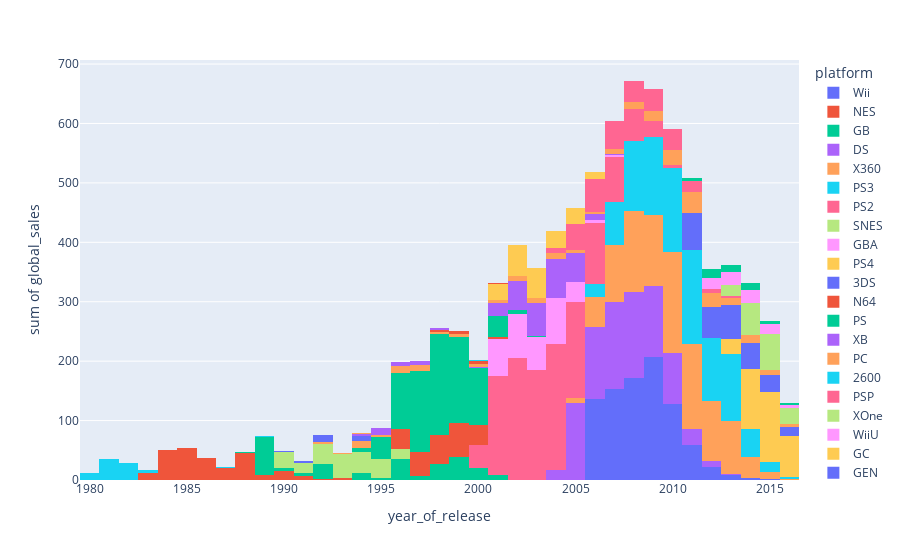
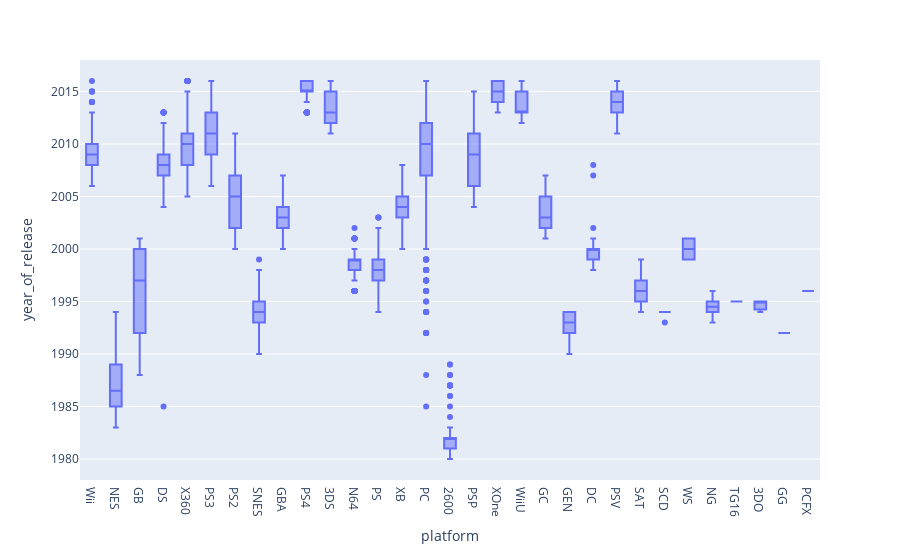

Here is the notebook cell these charts were saved with, in order:
### Markdown cell above
## Select Forecast Data
<a id='forecast_data'></a>
Next, we will investigate which year-range is most relevant to our prognosis for 2017.

To do this, we will look at the distribution of total global game sales by-year and game release-years per-console.

### Code cell
# plot a histogram of the total global sales over the by-year per-platform for the entire dataset
plt = px.histogram(df, 'year_of_release', 'global_sales', color='platform')
plt.show()

plt = px.box(df, 'platform', 'year_of_release')
plt.show()

### Figure 1 — Plotly figure (JSON) as saved in the notebook; plotly's stock layout.template omitted (floating-point values rounded to 4 significant figures; data arrays with more than 128 entries replaced by an {"elided": "..."} marker saying what was removed)
{"data": [{"alignmentgroup": "True", "bingroup": "x", "histfunc": "sum", "hovertemplate": "platform=Wii<br>year_of_release=%{x}<br>sum of global_sales=%{y}<extra></extra>", "legendgroup": "Wii", "marker": {"color": "#636efa", "pattern": {"shape": ""}}, "name": "Wii", "offsetgroup": "Wii", "orientation": "v", "showlegend": true, "type": "histogram", "x": {"elided": "1286 int values"}, "xaxis": "x", "y": {"elided": "1286 float values"}, "yaxis": "y"}, {"alignmentgroup": "True", "bingroup": "x", "histfunc": "sum", "hovertemplate": "platform=NES<br>year_of_release=%{x}<br>sum of global_sales=%{y}<extra></extra>", "legendgroup": "NES", "marker": {"color": "#EF553B", "pattern": {"shape": ""}}, "name": "NES", "offsetgroup": "NES", "orientation": "v", "showlegend": true, "type": "histogram", "x": [1985, 1984, 1988, 1988, 1986, 1988, 1990, 1987, 1989, 1984, 1984, 1988, 1985, 1983, 1990, 1986, 1987, 1986, 1986, 1987, 1986, 1988, 1987, 1983, 1990, 1986, 1984, 1987, 1988, 1983, 1985, 1986, 1984, 1986, 1993, 1991, 1989, 1986, 1988, 1984, 1984, 1988, 1986, 1985, 1990, 1984, 1987, 1990, 1991, 1986, 1985, 1984, 1988, 1987, 1986, 1984, 1986, 1986, 1990, 1988, 1990, 1986, 1986, 1983, 1992, 1983, 1984, 1989, 1983, 1985, 1986, 1985, 1985, 1991, 1993, 1986, 1987, 1991, 1985, 1989, 1987, 1984, 1987, 1992, 1988, 1984, 1986, 1993, 1985, 1991, 1985, 1993, 1991, 1990, 1991, 1994, 1992, 1989], "xaxis": "x", "y": [40.24, 28.31, 17.28, 7.46, 6.5, 5.58, 4.84, 4.38, 4.17, 4.16, 4, 3.87, 3.5, 3.2, 3.12, 3.08, 3.02, 2.73, 2.65, 2.56, 2.52, 2.42, 2.4, 2.28, 2.23, 2.2, 2.17, 2.15, 2.14, 2.14, 1.96, 1.96, 1.85, 1.76, 1.75, 1.75, 1.67, 1.64, 1.56, 1.52, 1.52, 1.51, 1.5, 1.5, 1.48, 1.45, 1.42, 1.4, 1.39, 1.36, 1.32, 1.27, 1.25, 1.25, 1.23, 1.22, 1.2, 1.2, 1.19, 1.18, 1.17, 1.15, 1.15, 1.13, 1.12, 1.11, 1.1, 1.1, 1.1, 1.05, 1.05, 1.03, 1, 1, 0.98, 0.96, 0.93, 0.93, 0.92, 0.85, 0.84, 0.82, 0.81, 0.79, 0.76, 0.69, 0.57, 0.52, 0.51, 0.44, 0.41, 0.36, 0.32, 0.3, 0.28, 0.11, 0.07, 0.06], "yaxis": "y"}, {"alignmentgroup": "True", "bingroup": "x", "histfunc": "sum", "hovertemplate": "platform=GB<br>year_of_release=%{x}<br>sum of global_sales=%{y}<extra></extra>", "legendgroup": "GB", "marker": {"color": "#00cc96", "pattern": {"shape": ""}}, "name": "GB", "offsetgroup": "GB", "orientation": "v", "showlegend": true, "type": "histogram", "x": [1996, 1989, 1999, 1989, 1998, 1992, 2000, 1989, 1999, 1994, 1992, 1999, 1994, 1992, 1998, 1990, 1994, 1995, 1996, 1998, 1998, 2000, 1992, 2000, 2000, 1989, 1989, 1989, 1998, 2001, 2001, 1991, 2001, 1992, 1989, 1998, 2001, 1997, 1996, 1997, 1988, 2000, 1989, 1992, 2000, 1997, 1999, 1989, 2000, 1990, 1991, 1989, 1999, 1997, 2001, 2000, 2000, 1999, 1991, 1991, 1995, 2001, 1999, 1997, 2001, 1998, 1991, 1997, 1996, 1990, 1995, 1999, 1995, 1999, 1991, 1991, 2000, 1996, 2000, 2000, 1997, 1992, 1996, 1997, 2000, 1991, 1999, 2000, 2001, 2000, 1999, 2001, 2000, 2001, 2000, 1998, 1991], "xaxis": "x", "y": [31.38, 30.26, 23.09, 18.14, 14.64, 11.18, 6.39, 5.34, 5.31, 5.19, 5.13, 5.07, 3.91, 3.84, 3.7, 3.41, 3.08, 2.36, 2.35, 2.35, 2.21, 2.19, 2.19, 2.19, 2.18, 2.12, 1.99, 1.94, 1.93, 1.92, 1.86, 1.76, 1.73, 1.68, 1.61, 1.62, 1.56, 1.48, 1.45, 1.45, 1.43, 1.34, 1.28, 1.24, 1.23, 1.22, 1.22, 1.19, 1.18, 1.15, 1.14, 1.1, 1.1, 1, 0.89, 0.83, 0.81, 0.77, 0.76, 0.73, 0.62, 0.56, 0.54, 0.4, 0.39, 0.38, 0.38, 0.37, 0.35, 0.33, 0.32, 0.31, 0.3, 0.3, 0.28, 0.28, 0.28, 0.27, 0.27, 0.25, 0.23, 0.23, 0.23, 0.22, 0.2, 0.18, 0.17, 0.14, 0.14, 0.14, 0.12, 0.12, 0.07, 0.07, 0.07, 0.07, 0.06], "yaxis": "y"}, {"alignmentgroup": "True", "bingroup": "x", "histfunc": "sum", "hovertemplate": "platform=DS<br>year_of_release=%{x}<br>sum of global_sales=%{y}<extra></extra>", "legendgroup": "DS", "marker": {"color": "#ab63fa", "pattern": {"shape": ""}}, "name": "DS", "offsetgroup": "DS", "orientation": "v", "showlegend": true, "type": "histogram", "x": {"elided": "2121 int values"}, "xaxis": "x", "y": {"elided": "2121 float values"}, "yaxis": "y"}, {"alignmentgroup": "True", "bingroup": "x", "histfunc": "sum", "hovertemplate": "platform=X360<br>year_of_release=%{x}<br>sum of global_sales=%{y}<extra></extra>", "legendgroup": "X360", "marker": {"color": "#FFA15A", "pattern": {"shape": ""}}, "name": "X360", "offsetgroup": "X360", "orientation": "v", "showlegend": true, "type": "histogram", "x": {"elided": "1232 int values"}, "xaxis": "x", "y": {"elided": "1232 float values"}, "yaxis": "y"}, {"alignmentgroup": "True", "bingroup": "x", "histfunc": "sum", "hovertemplate": "platform=PS3<br>year_of_release=%{x}<br>sum of global_sales=%{y}<extra></extra>", "legendgroup": "PS3", "marker": {"color": "#19d3f3", "pattern": {"shape": ""}}, "name": "PS3", "offsetgroup": "PS3", "orientation": "v", "showlegend": true, "type": "histogram", "x": {"elided": "1306 int values"}, "xaxis": "x", "y": {"elided": "1306 float values"}, "yaxis": "y"}, {"alignmentgroup": "True", "bingroup": "x", "histfunc": "sum", "hovertemplate": "platform=PS2<br>year_of_release=%{x}<br>sum of global_sales=%{y}<extra></extra>", "legendgroup": "PS2", "marker": {"color": "#FF6692", "pattern": {"shape": ""}}, "name": "PS2", "offsetgroup": "PS2", "orientation": "v", "showlegend": true, "type": "histogram", "x": {"elided": "2127 int values"}, "xaxis": "x", "y": {"elided": "2127 float values"}, "yaxis": "y"}, {"alignmentgroup": "True", "bingroup": "x", "histfunc": "sum", "hovertemplate": "platform=SNES<br>year_of_release=%{x}<br>sum of global_sales=%{y}<extra></extra>", "legendgroup": "SNES", "marker": {"color": "#B6E880", "pattern": {"shape": ""}}, "name": "SNES", "offsetgroup": "SNES", "orientation": "v", "showlegend": true, "type": "histogram", "x": {"elided": "239 int values"}, "xaxis": "x", "y": {"elided": "239 float values"}, "yaxis": "y"}, {"alignmentgroup": "True", "bingroup": "x", "histfunc": "sum", "hovertemplate": "platform=GBA<br>year_of_release=%{x}<br>sum of global_sales=%{y}<extra></extra>", "legendgroup": "GBA", "marker": {"color": "#FF97FF", "pattern": {"shape": ""}}, "name": "GBA", "offsetgroup": "GBA", "orientation": "v", "showlegend": true, "type": "histogram", "x": {"elided": "811 int values"}, "xaxis": "x", "y": {"elided": "811 float values"}, "yaxis": "y"}, {"alignmentgroup": "True", "bingroup": "x", "histfunc": "sum", "hovertemplate": "platform=PS4<br>year_of_release=%{x}<br>sum of global_sales=%{y}<extra></extra>", "legendgroup": "PS4", "marker": {"color": "#FECB52", "pattern": {"shape": ""}}, "name": "PS4", "offsetgroup": "PS4", "orientation": "v", "showlegend": true, "type": "histogram", "x": {"elided": "392 int values"}, "xaxis": "x", "y": {"elided": "392 float values"}, "yaxis": "y"}, {"alignmentgroup": "True", "bingroup": "x", "histfunc": "sum", "hovertemplate": "platform=3DS<br>year_of_release=%{x}<br>sum of global_sales=%{y}<extra></extra>", "legendgroup": "3DS", "marker": {"color": "#636efa", "pattern": {"shape": ""}}, "name": "3DS", "offsetgroup": "3DS", "orientation": "v", "showlegend": true, "type": "histogram", "x": {"elided": "512 int values"}, "xaxis": "x", "y": {"elided": "512 float values"}, "yaxis": "y"}, {"alignmentgroup": "True", "bingroup": "x", "histfunc": "sum", "hovertemplate": "platform=N64<br>year_of_release=%{x}<br>sum of global_sales=%{y}<extra></extra>", "legendgroup": "N64", "marker": {"color": "#EF553B", "pattern": {"shape": ""}}, "name": "N64", "offsetgroup": "N64", "orientation": "v", "showlegend": true, "type": "histogram", "x": {"elided": "316 int values"}, "xaxis": "x", "y": {"elided": "316 float values"}, "yaxis": "y"}, {"alignmentgroup": "True", "bingroup": "x", "histfunc": "sum", "hovertemplate": "platform=PS<br>year_of_release=%{x}<br>sum of global_sales=%{y}<extra></extra>", "legendgroup": "PS", "marker": {"color": "#00cc96", "pattern": {"shape": ""}}, "name": "PS", "offsetgroup": "PS", "orientation": "v", "showlegend": true, "type": "histogram", "x": {"elided": "1190 int values"}, "xaxis": "x", "y": {"elided": "1190 float values"}, "yaxis": "y"}, {"alignmentgroup": "True", "bingroup": "x", "histfunc": "sum", "hovertemplate": "platform=XB<br>year_of_release=%{x}<br>sum of global_sales=%{y}<extra></extra>", "legendgroup": "XB", "marker": {"color": "#ab63fa", "pattern": {"shape": ""}}, "name": "XB", "offsetgroup": "XB", "orientation": "v", "showlegend": true, "type": "histogram", "x": {"elided": "803 int values"}, "xaxis": "x", "y": {"elided": "803 float values"}, "yaxis": "y"}, {"alignmentgroup": "True", "bingroup": "x", "histfunc": "sum", "hovertemplate": "platform=PC<br>year_of_release=%{x}<br>sum of global_sales=%{y}<extra></extra>", "legendgroup": "PC", "marker": {"color": "#FFA15A", "pattern": {"shape": ""}}, "name": "PC", "offsetgroup": "PC", "orientation": "v", "showlegend": true, "type": "histogram", "x": {"elided": "957 int values"}, "xaxis": "x", "y": {"elided": "957 float values"}, "yaxis": "y"}, {"alignmentgroup": "True", "bingroup": "x", "histfunc": "sum", "hovertemplate": "platform=2600<br>year_of_release=%{x}<br>sum of global_sales=%{y}<extra></extra>", "legendgroup": "2600", "marker": {"color": "#19d3f3", "pattern": {"shape": ""}}, "name": "2600", "offsetgroup": "2600", "orientation": "v", "showlegend": true, "type": "histogram", "x": [1982, 1981, 1980, 1980, 1981, 1981, 1981, 1981, 1982, 1981, 1982, 1981, 1981, 1983, 1981, 1982, 1980, 1982, 1981, 1982, 1982, 1981, 1980, 1981, 1981, 1982, 1981, 1981, 1982, 1983, 1982, 1981, 1980, 1983, 1981, 1982, 1981, 1981, 1982, 1987, 1982, 1982, 1982, 1981, 1981, 1982, 1982, 1982, 1982, 1988, 1983, 1982, 1982, 1981, 1982, 1980, 1983, 1981, 1989, 1987, 1983, 1985, 1981, 1987, 1981, 1981, 1983, 1981, 1982, 1982, 1981, 1981, 1982, 1986, 1981, 1981, 1980, 1983, 1982, 1981, 1982, 1981, 1983, 1981, 1982, 1982, 1981, 1986, 1983, 1981, 1982, 1982, 1984, 1980, 1981, 1987, 1982, 1981, 1980, 1988, 1981, 1981, 1982, 1981, 1981, 1981, 1981, 1983, 1982, 1981, 1982, 1989, 1982, 1981, 1987, 1987], "xaxis": "x", "y": [7.81, 4.5, 4.31, 2.76, 2.2, 2.13, 1.97, 1.66, 1.64, 1.6, 1.59, 1.46, 1.35, 1.31, 1.27, 1.18, 1.15, 1.12, 1.1, 1.1, 1.08, 1.05, 1.05, 0.96, 0.93, 0.87, 0.82, 0.79, 0.78, 0.78, 0.78, 0.77, 0.77, 0.77, 0.73, 0.72, 0.7, 0.67, 0.67, 0.65, 0.63, 0.62, 0.62, 0.59, 0.59, 0.59, 0.56, 0.54, 0.54, 0.51, 0.51, 0.51, 0.5, 0.5, 0.5, 0.5, 0.49, 0.48, 0.48, 0.46, 0.46, 0.45, 0.44, 0.44, 0.45, 0.42, 0.4, 0.4, 0.39, 0.39, 0.39, 0.38, 0.37, 0.37, 0.37, 0.35, 0.34, 0.34, 0.34, 0.34, 0.34, 0.34, 0.33, 0.32, 0.32, 0.31, 0.31, 0.3, 0.29, 0.29, 0.28, 0.28, 0.27, 0.27, 0.25, 0.25, 0.24, 0.23, 0.23, 0.23, 0.23, 0.22, 0.22, 0.22, 0.22, 0.21, 0.19, 0.16, 0.16, 0.16, 0.15, 0.15, 0.14, 0.13, 0.07, 0.07], "yaxis": "y"}, {"alignmentgroup": "True", "bingroup": "x", "histfunc": "sum", "hovertemplate": "platform=PSP<br>year_of_release=%{x}<br>sum of global_sales=%{y}<extra></extra>", "legendgroup": "PSP", "marker": {"color": "#FF6692", "pattern": {"shape": ""}}, "name": "PSP", "offsetgroup": "PSP", "orientation": "v", "showlegend": true, "type": "histogram", "x": {"elided": "1193 int values"}, "xaxis": "x", "y": {"elided": "1193 float values"}, "yaxis": "y"}, {"alignmentgroup": "True", "bingroup": "x", "histfunc": "sum", "hovertemplate": "platform=XOne<br>year_of_release=%{x}<br>sum of global_sales=%{y}<extra></extra>", "legendgroup": "XOne", "marker": {"color": "#B6E880", "pattern": {"shape": ""}}, "name": "XOne", "offsetgroup": "XOne", "orientation": "v", "showlegend": true, "type": "histogram", "x": {"elided": "247 int values"}, "xaxis": "x", "y": {"elided": "247 float values"}, "yaxis": "y"}, {"alignmentgroup": "True", "bingroup": "x", "histfunc": "sum", "hovertemplate": "platform=WiiU<br>year_of_release=%{x}<br>sum of global_sales=%{y}<extra></extra>", "legendgroup": "WiiU", "marker": {"color": "#FF97FF", "pattern": {"shape": ""}}, "name": "WiiU", "offsetgroup": "WiiU", "orientation": "v", "showlegend": true, "type": "histogram", "x": {"elided": "147 int values"}, "xaxis": "x", "y": {"elided": "147 float values"}, "yaxis": "y"}, {"alignmentgroup": "True", "bingroup": "x", "histfunc": "sum", "hovertemplate": "platform=GC<br>year_of_release=%{x}<br>sum of global_sales=%{y}<extra></extra>", "legendgroup": "GC", "marker": {"color": "#FECB52", "pattern": {"shape": ""}}, "name": "GC", "offsetgroup": "GC", "orientation": "v", "showlegend": true, "type": "histogram", "x": {"elided": "542 int values"}, "xaxis": "x", "y": {"elided": "542 float values"}, "yaxis": "y"}, {"alignmentgroup": "True", "bingroup": "x", "histfunc": "sum", "hovertemplate": "platform=GEN<br>year_of_release=%{x}<br>sum of global_sales=%{y}<extra></extra>", "legendgroup": "GEN", "marker": {"color": "#636efa", "pattern": {"shape": ""}}, "name": "GEN", "offsetgroup": "GEN", "orientation": "v", "showlegend": true, "type": "histogram", "x": [1992, 1991, 1992, 1990, 1992, 1994, 1994, 1992, 1994, 1994, 1994, 1994, 1993, 1993, 1994, 1992, 1992, 1994, 1994, 1993, 1993, 1993, 1993, 1993, 1994, 1994, 1994], "xaxis": "x", "y": [6.02, 4.33, 2.67, 2.6, 2.05, 1.82, 1.76, 1.65, 1.42, 1.34, 1.12, 0.26, 0.19, 0.15, 0.14, 0.13, 0.12, 0.08, 0.08, 0.07, 0.07, 0.07, 0.05, 0.05, 0.04, 0.04, 0.03], "yaxis": "y"}, {"alignmentgroup": "True", "bingroup": "x", "histfunc": "sum", "hovertemplate": "platform=DC<br>year_of_release=%{x}<br>sum of global_sales=%{y}<extra></extra>", "legendgroup": "DC", "marker": {"color": "#EF553B", "pattern": {"shape": ""}}, "name": "DC", "offsetgroup": "DC", "orientation": "v", "showlegend": true, "type": "histogram", "x": [1998, 2000, 1999, 1999, 2000, 2000, 1999, 1999, 1998, 1999, 1999, 2001, 1999, 2002, 1998, 1999, 2000, 2000, 2000, 2001, 2000, 1999, 2001, 1998, 2000, 2000, 2000, 2001, 2001, 2000, 1999, 1999, 1999, 2000, 2000, 1999, 2000, 1998, 2000, 2000, 2001, 1998, 2000, 1998, 2000, 2000, 1999, 2001, 2001, 2008, 2000, 2007], "xaxis": "x", "y": [2.41, 1.81, 1.19, 1.18, 1.14, 1.09, 0.52, 0.41, 0.37, 0.36, 0.34, 0.33, 0.32, 0.29, 0.26, 0.23, 0.22, 0.2, 0.2, 0.19, 0.18, 0.17, 0.15, 0.14, 0.14, 0.14, 0.13, 0.12, 0.12, 0.11, 0.1, 0.1, 0.1, 0.1, 0.09, 0.09, 0.08, 0.08, 0.08, 0.07, 0.07, 0.06, 0.06, 0.06, 0.06, 0.05, 0.05, 0.05, 0.04, 0.04, 0.04, 0.02], "yaxis": "y"}, {"alignmentgroup": "True", "bingroup": "x", "histfunc": "sum", "hovertemplate": "platform=PSV<br>year_of_release=%{x}<br>sum of global_sales=%{y}<extra></extra>", "legendgroup": "PSV", "marker": {"color": "#00cc96", "pattern": {"shape": ""}}, "name": "PSV", "offsetgroup": "PSV", "orientation": "v", "showlegend": true, "type": "histogram", "x": {"elided": "429 int values"}, "xaxis": "x", "y": {"elided": "429 float values"}, "yaxis": "y"}, {"alignmentgroup": "True", "bingroup": "x", "histfunc": "sum", "hovertemplate": "platform=SAT<br>year_of_release=%{x}<br>sum of global_sales=%{y}<extra></extra>", "legendgroup": "SAT", "marker": {"color": "#ab63fa", "pattern": {"shape": ""}}, "name": "SAT", "offsetgroup": "SAT", "orientation": "v", "showlegend": true, "type": "histogram", "x": {"elided": "173 int values"}, "xaxis": "x", "y": {"elided": "173 float values"}, "yaxis": "y"}, {"alignmentgroup": "True", "bingroup": "x", "histfunc": "sum", "hovertemplate": "platform=SCD<br>year_of_release=%{x}<br>sum of global_sales=%{y}<extra></extra>", "legendgroup": "SCD", "marker": {"color": "#FFA15A", "pattern": {"shape": ""}}, "name": "SCD", "offsetgroup": "SCD", "orientation": "v", "showlegend": true, "type": "histogram", "x": [1993, 1994, 1994, 1994, 1994, 1994], "xaxis": "x", "y": [1.5, 0.14, 0.07, 0.06, 0.05, 0.04], "yaxis": "y"}, {"alignmentgroup": "True", "bingroup": "x", "histfunc": "sum", "hovertemplate": "platform=WS<br>year_of_release=%{x}<br>sum of global_sales=%{y}<extra></extra>", "legendgroup": "WS", "marker": {"color": "#19d3f3", "pattern": {"shape": ""}}, "name": "WS", "offsetgroup": "WS", "orientation": "v", "showlegend": true, "type": "histogram", "x": [2000, 1999, 2001, 1999, 2000, 2001], "xaxis": "x", "y": [0.51, 0.28, 0.25, 0.18, 0.17, 0.03], "yaxis": "y"}, {"alignmentgroup": "True", "bingroup": "x", "histfunc": "sum", "hovertemplate": "platform=NG<br>year_of_release=%{x}<br>sum of global_sales=%{y}<extra></extra>", "legendgroup": "NG", "marker": {"color": "#FF6692", "pattern": {"shape": ""}}, "name": "NG", "offsetgroup": "NG", "orientation": "v", "showlegend": true, "type": "histogram", "x": [1994, 1994, 1995, 1994, 1993, 1994, 1995, 1993, 1996, 1996, 1995, 1995], "xaxis": "x", "y": [0.25, 0.23, 0.2, 0.2, 0.14, 0.12, 0.08, 0.07, 0.06, 0.04, 0.03, 0.02], "yaxis": "y"}, {"alignmentgroup": "True", "bingroup": "x", "histfunc": "sum", "hovertemplate": "platform=TG16<br>year_of_release=%{x}<br>sum of global_sales=%{y}<extra></extra>", "legendgroup": "TG16", "marker": {"color": "#B6E880", "pattern": {"shape": ""}}, "name": "TG16", "offsetgroup": "TG16", "orientation": "v", "showlegend": true, "type": "histogram", "x": [1995, 1995], "xaxis": "x", "y": [0.14, 0.02], "yaxis": "y"}, {"alignmentgroup": "True", "bingroup": "x", "histfunc": "sum", "hovertemplate": "platform=3DO<br>year_of_release=%{x}<br>sum of global_sales=%{y}<extra></extra>", "legendgroup": "3DO", "marker": {"color": "#FF97FF", "pattern": {"shape": ""}}, "name": "3DO", "offsetgroup": "3DO", "orientation": "v", "showlegend": true, "type": "histogram", "x": [1995, 1994, 1995], "xaxis": "x", "y": [0.06, 0.02, 0.02], "yaxis": "y"}, {"alignmentgroup": "True", "bingroup": "x", "histfunc": "sum", "hovertemplate": "platform=GG<br>year_of_release=%{x}<br>sum of global_sales=%{y}<extra></extra>", "legendgroup": "GG", "marker": {"color": "#FECB52", "pattern": {"shape": ""}}, "name": "GG", "offsetgroup": "GG", "orientation": "v", "showlegend": true, "type": "histogram", "x": [1992], "xaxis": "x", "y": [0.04], "yaxis": "y"}, {"alignmentgroup": "True", "bingroup": "x", "histfunc": "sum", "hovertemplate": "platform=PCFX<br>year_of_release=%{x}<br>sum of global_sales=%{y}<extra></extra>", "legendgroup": "PCFX", "marker": {"color": "#636efa", "pattern": {"shape": ""}}, "name": "PCFX", "offsetgroup": "PCFX", "orientation": "v", "showlegend": true, "type": "histogram", "x": [1996], "xaxis": "x", "y": [0.03], "yaxis": "y"}], "layout": {"barmode": "relative", "legend": {"title": {"text": "platform"}, "tracegroupgap": 0}, "margin": {"t": 60}, "xaxis": {"anchor": "y", "domain": [0, 1], "title": {"text": "year_of_release"}}, "yaxis": {"anchor": "x", "domain": [0, 1], "title": {"text": "sum of global_sales"}}}}

### Figure 2 — Plotly figure (JSON) as saved in the notebook; plotly's stock layout.template omitted (floating-point values rounded to 4 significant figures; data arrays with more than 128 entries replaced by an {"elided": "..."} marker saying what was removed)
{"data": [{"alignmentgroup": "True", "hovertemplate": "platform=%{x}<br>year_of_release=%{y}<extra></extra>", "legendgroup": "", "marker": {"color": "#636efa"}, "name": "", "notched": false, "offsetgroup": "", "orientation": "v", "showlegend": false, "type": "box", "x": {"elided": "16444 str values"}, "x0": " ", "xaxis": "x", "y": {"elided": "16444 int values"}, "y0": " ", "yaxis": "y"}], "layout": {"boxmode": "group", "legend": {"tracegroupgap": 0}, "margin": {"t": 60}, "xaxis": {"anchor": "y", "domain": [0, 1], "title": {"text": "platform"}}, "yaxis": {"anchor": "x", "domain": [0, 1], "title": {"text": "year_of_release"}}}}
